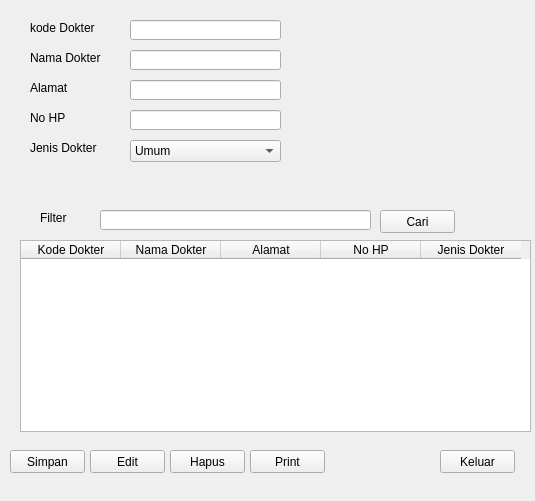
<?xml version="1.0" encoding="UTF-8"?>
<ui version="4.0">
 <class>frmPasien</class>
 <widget class="QWidget" name="frmPasien">
  <property name="geometry">
   <rect>
    <x>0</x>
    <y>0</y>
    <width>535</width>
    <height>501</height>
   </rect>
  </property>
  <property name="windowTitle">
   <string>Data Dokter</string>
  </property>
  <widget class="QLabel" name="label">
   <property name="geometry">
    <rect>
     <x>30</x>
     <y>20</y>
     <width>91</width>
     <height>16</height>
    </rect>
   </property>
   <property name="text">
    <string>kode Dokter</string>
   </property>
  </widget>
  <widget class="QLineEdit" name="txtKodePasien">
   <property name="geometry">
    <rect>
     <x>130</x>
     <y>20</y>
     <width>151</width>
     <height>20</height>
    </rect>
   </property>
  </widget>
  <widget class="QLabel" name="label_2">
   <property name="geometry">
    <rect>
     <x>30</x>
     <y>50</y>
     <width>91</width>
     <height>16</height>
    </rect>
   </property>
   <property name="text">
    <string>Nama Dokter</string>
   </property>
  </widget>
  <widget class="QLineEdit" name="txtNamaPasien">
   <property name="geometry">
    <rect>
     <x>130</x>
     <y>50</y>
     <width>151</width>
     <height>20</height>
    </rect>
   </property>
  </widget>
  <widget class="QLabel" name="label_3">
   <property name="geometry">
    <rect>
     <x>30</x>
     <y>80</y>
     <width>91</width>
     <height>16</height>
    </rect>
   </property>
   <property name="text">
    <string>Alamat</string>
   </property>
  </widget>
  <widget class="QLineEdit" name="txtAlamat">
   <property name="geometry">
    <rect>
     <x>130</x>
     <y>80</y>
     <width>151</width>
     <height>20</height>
    </rect>
   </property>
  </widget>
  <widget class="QLabel" name="label_4">
   <property name="geometry">
    <rect>
     <x>30</x>
     <y>110</y>
     <width>91</width>
     <height>16</height>
    </rect>
   </property>
   <property name="text">
    <string>No HP</string>
   </property>
  </widget>
  <widget class="QLineEdit" name="txtHP">
   <property name="geometry">
    <rect>
     <x>130</x>
     <y>110</y>
     <width>151</width>
     <height>20</height>
    </rect>
   </property>
  </widget>
  <widget class="QLabel" name="label_5">
   <property name="geometry">
    <rect>
     <x>30</x>
     <y>140</y>
     <width>91</width>
     <height>16</height>
    </rect>
   </property>
   <property name="text">
    <string>Jenis Dokter</string>
   </property>
  </widget>
  <widget class="QComboBox" name="cmbJenis">
   <property name="geometry">
    <rect>
     <x>130</x>
     <y>140</y>
     <width>151</width>
     <height>22</height>
    </rect>
   </property>
   <item>
    <property name="text">
     <string>Umum</string>
    </property>
   </item>
   <item>
    <property name="text">
     <string>Gigi</string>
    </property>
   </item>
   <item>
    <property name="text">
     <string>Mata</string>
    </property>
   </item>
  </widget>
  <widget class="QTableWidget" name="tblDokter">
   <property name="enabled">
    <bool>true</bool>
   </property>
   <property name="geometry">
    <rect>
     <x>20</x>
     <y>240</y>
     <width>511</width>
     <height>192</height>
    </rect>
   </property>
   <property name="editTriggers">
    <set>QAbstractItemView::AnyKeyPressed|QAbstractItemView::DoubleClicked|QAbstractItemView::EditKeyPressed</set>
   </property>
   <column>
    <property name="text">
     <string>Kode Dokter</string>
    </property>
   </column>
   <column>
    <property name="text">
     <string>Nama Dokter</string>
    </property>
   </column>
   <column>
    <property name="text">
     <string>Alamat</string>
    </property>
   </column>
   <column>
    <property name="text">
     <string>No HP</string>
    </property>
   </column>
   <column>
    <property name="text">
     <string>Jenis Dokter</string>
    </property>
   </column>
  </widget>
  <widget class="QPushButton" name="btnSimpan">
   <property name="geometry">
    <rect>
     <x>10</x>
     <y>450</y>
     <width>75</width>
     <height>23</height>
    </rect>
   </property>
   <property name="text">
    <string>Simpan</string>
   </property>
  </widget>
  <widget class="QPushButton" name="btnEdit">
   <property name="geometry">
    <rect>
     <x>90</x>
     <y>450</y>
     <width>75</width>
     <height>23</height>
    </rect>
   </property>
   <property name="text">
    <string>Edit</string>
   </property>
  </widget>
  <widget class="QPushButton" name="btnHapus">
   <property name="geometry">
    <rect>
     <x>170</x>
     <y>450</y>
     <width>75</width>
     <height>23</height>
    </rect>
   </property>
   <property name="text">
    <string>Hapus</string>
   </property>
  </widget>
  <widget class="QPushButton" name="btnKeluar">
   <property name="geometry">
    <rect>
     <x>440</x>
     <y>450</y>
     <width>75</width>
     <height>23</height>
    </rect>
   </property>
   <property name="text">
    <string>Keluar</string>
   </property>
  </widget>
  <widget class="QPushButton" name="btnCetak">
   <property name="geometry">
    <rect>
     <x>250</x>
     <y>450</y>
     <width>75</width>
     <height>23</height>
    </rect>
   </property>
   <property name="text">
    <string>Print</string>
   </property>
  </widget>
  <widget class="QLabel" name="label_6">
   <property name="geometry">
    <rect>
     <x>40</x>
     <y>210</y>
     <width>91</width>
     <height>16</height>
    </rect>
   </property>
   <property name="text">
    <string>Filter</string>
   </property>
  </widget>
  <widget class="QLineEdit" name="txtCari">
   <property name="geometry">
    <rect>
     <x>100</x>
     <y>210</y>
     <width>271</width>
     <height>20</height>
    </rect>
   </property>
  </widget>
  <widget class="QPushButton" name="btnCari">
   <property name="geometry">
    <rect>
     <x>380</x>
     <y>210</y>
     <width>75</width>
     <height>23</height>
    </rect>
   </property>
   <property name="text">
    <string>Cari</string>
   </property>
  </widget>
 </widget>
 <resources/>
 <connections/>
</ui>
